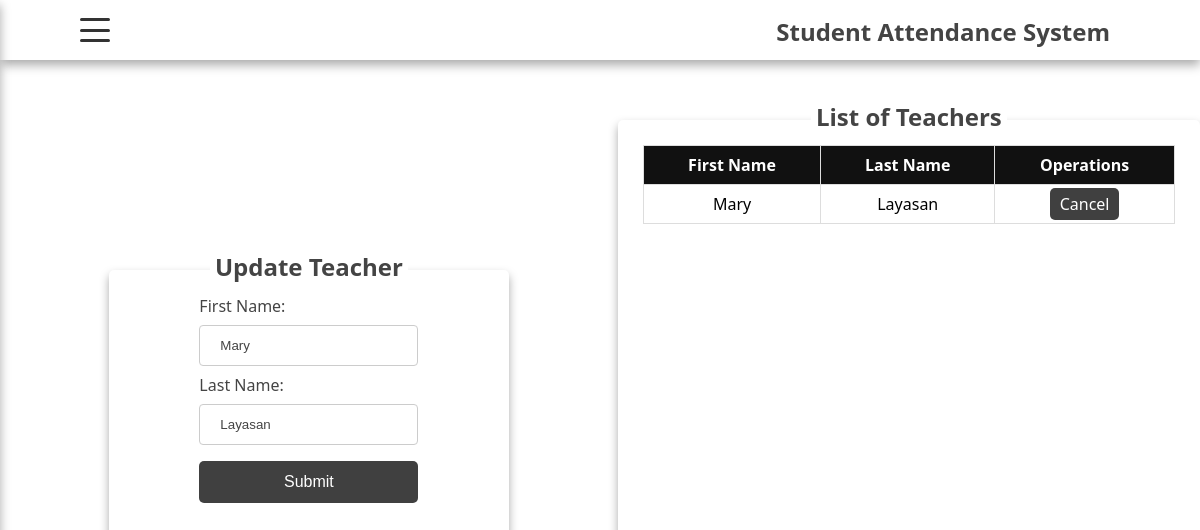
Page /teacher/update_teacher/1 on the committed database.
### student/models.py (models this page shows, shortened)
class Teacher(models.Model):
    firstname = models.CharField(max_length=100)
    lastname = models.CharField(max_length=100)

### student/views.py (the view)
# urls.py: path('teacher/update_teacher/<int:id>',views.update_teacher,name='update_teacher'),
def update_teacher(request,id):
    if request.method == 'POST':
        if not request.POST['fname'].strip():
            return redirect('/teacher/')
        data = Teacher.objects.get(id=id)
        data.firstname = request.POST['fname']
        data.lastname = request.POST['lname']
        data.save()
        return redirect('/teacher/')
    else:
        return render(request,'student/update_teacher.html',{'title':'Update','data':Teacher.objects.get(id=id)})

### student/templates/student/update_teacher.html (shortened to what this page needs)
{% extends "base.html" %}
{%block content%}
    <div class="student-container">
        <div class="form-container">
            <div class="overlap-form-text">
                <h2>Update Teacher</h2>
            </div>
            <form action="{%url 'update_teacher' data.id%}" method="post">
                <label for="">First Name:</label>
                <input type="text" name="fname" value="{{data.firstname}}">
                <label for="">Last Name:</label>
                <input type="text" name="lname" value="{{data.lastname}}">
                <button type="submit">Submit</button>
            </form>
        </div>
        <div class="list-container">
            <div class="overlap-list-text">
                <h2>List of Teachers</h2>
            </div>
            <div class="table-container">
                <table>
                    <thead>
                        <tr>
                            <th>First Name</th>
                            <th>Last Name</th>
                            <th>Operations</th>
                        </tr>
                    </thead>
                    <tbody>
                        <tr>
                            <td>{{data.firstname}}</td>
                            <td>{{data.lastname}}</td>
                            <td>
                                <a href="{%url 'teacher'%}">Cancel</a>
                            </td>
                        </tr>
                    </tbody>
                </table>
            </div>
        </div>
    </div>
{%endblock content%}

### student/static/css/style.css (style rules this page uses)
html, body { display: grid; grid-template-areas: "nav" "main"; grid-template-rows: 60px auto; height: 100vh; margin: 0; font-family: 'Segoe UI', Tahoma, Geneva, Verdana, sans-serif; }
*, *::after, *::before { box-sizing: border-box; padding: 0; margin: 0; }
.student-container { display: grid; grid-template-areas: 'form list' ; grid-template-rows: 1fr 1fr; height: 100vh; width: 100%; padding-top: 60px; }
.form-container { grid-area: form; display: flex; justify-content: center; align-items: center; border-radius: 5px; position: relative; width: 400px; margin: auto; padding: 25px 25px; box-shadow: 0px 5px 10px 0px #aaa; }
.form-container form { display: flex; flex-direction: column; }
.form-container .overlap-form-text { position: absolute; top: -25px; background-color: #fff; padding: 5px; color: #444; }
.form-container input[type=text], select { width: 100%; padding: 12px 20px; margin: 8px 0; display: inline-block; border: 1px solid #ccc; border-radius: 4px; box-sizing: border-box; background-color: #fff; outline: none; color: #444; }
.form-container label { color: #444; }
.form-container button { background-color: #111; opacity: 0.8; border: none; color: white; padding: 12px 20px; text-align: center; text-decoration: none; display: inline-block; font-size: 16px; margin: 8px 0; border-radius: 5px; cursor: pointer; }
.list-container { grid-area: list; padding: 25px 25px; display: flex; justify-content: center; align-items: center; border-radius: 5px; position: relative; width: 100%; height: 565px; margin: auto; box-shadow: 0px 5px 10px 0px #aaa; }
.list-container .overlap-list-text { position: absolute; top: -25px; background-color: #fff; padding: 5px; color: #444; }
.list-container .table-container { height: 100%; width: 100%; overflow: scroll; }
.list-container .table-container table { width: 100%; border-collapse: collapse; }
.list-container .table-container table, thead { position: sticky; z-index: 2; top: 0; }
.list-container .table-container table tbody a { color: #fff; text-decoration: none; background-color: #111; opacity: 0.8; padding: 5px 10px; }
.list-container .table-container table td, .list-container .table-container table th { border: 1px solid #ddd; padding: 8px; text-align: center; }
.list-container .table-container table th { background-color: #111; color: #fff; }
.list-container .table-container table a { border-radius: 5px; }

### rows in the picture
Teacher: fname "Mary", lname "Layasan", firstname "Mary", lastname "Layasan"
